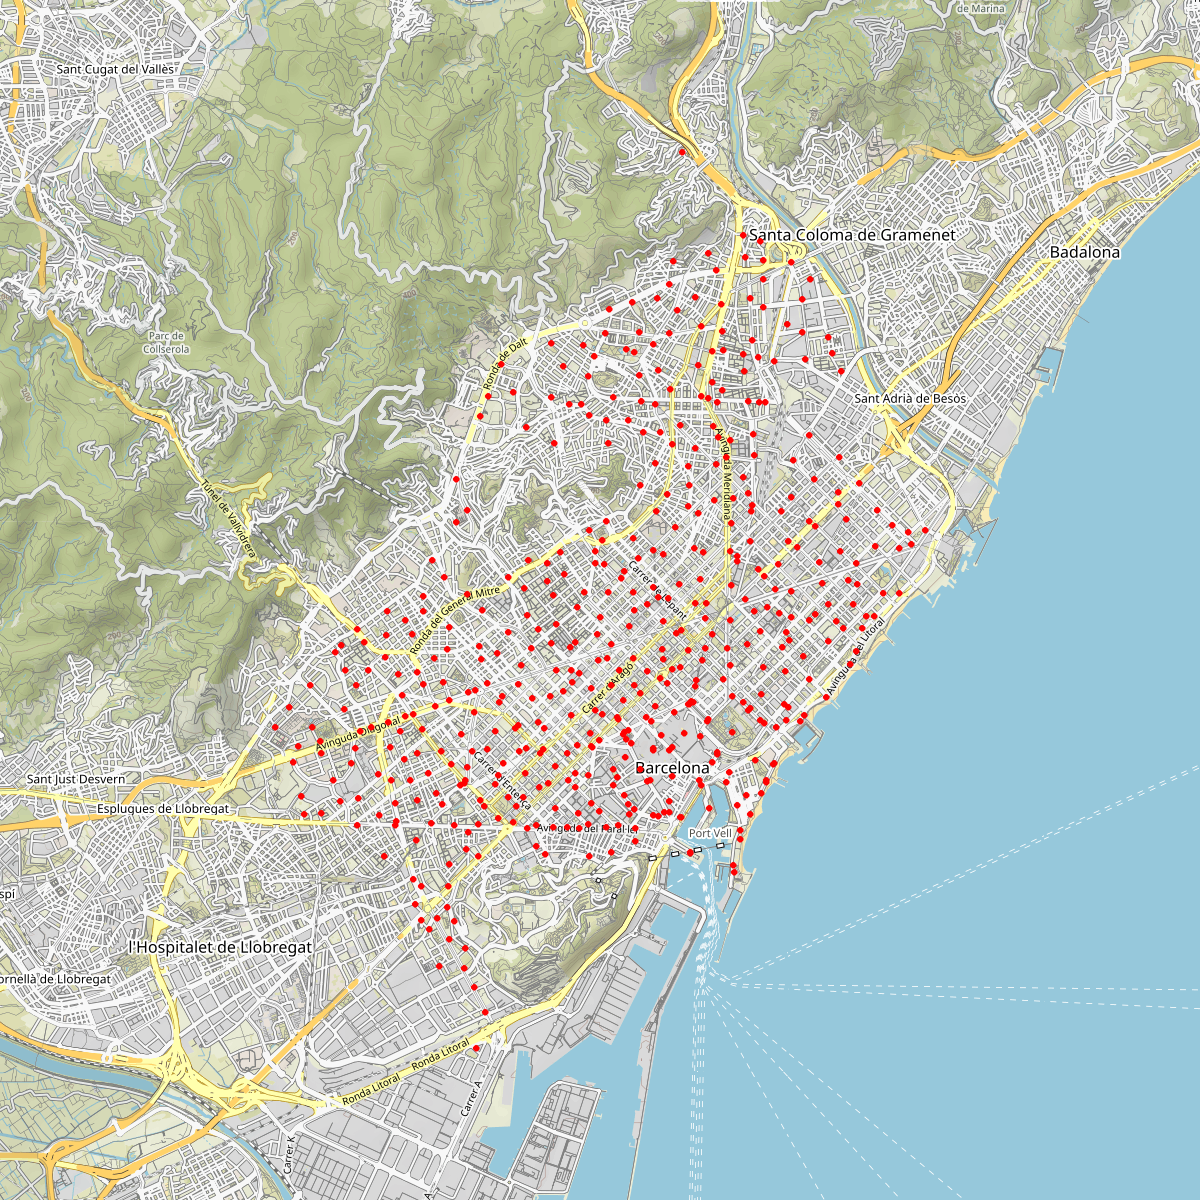

Write the Python code that produced this figure.
#!/usr/bin/python3
import csv
import pandas as pd
import json

# We use a simple library to render maps from OpenStreetMaps
# Short description here: https://github.com/komoot/staticmap/blob/master/README.md
from staticmap import StaticMap, CircleMarker

# We define the location of the csv file and the name of
# the columns we want to retrive. We ignore the other columns
url = 'https://opendata-ajuntament.barcelona.cat/data/dataset/bd2462df-6e1e-4e37-8205-a4b8e7313b84/resource/e5adca8d-98bf-42c3-9b9c-364ef0a80494/download'

# Descarreguem el fitxer json i li fem un prettify

with open (url,encoding="utf8") as fitxer:
    datos=json.load(fitxer)
fichero=open("./download.json","w")
json.dump(datos,fichero,indent=4)


# Passem el json a csv. Agafem les estacions
data_file = open("./download.csv","w",encoding="utf8")
csv_writer=csv.writer(data_file)
count=0

bicing_data = datos["data"]["stations"]
for station in bicing_data:
    if count == 0: #headers
        header=station.keys()
        csv_writer.writerow(header)
        count+=1
    csv_writer.writerow(station.values())
data_file.close()


# Read the csv file and keep only few columns
df = pd.read_csv("./download.csv", usecols=['name', 'lon', 'lat', 'address'])

# This is just for pretty printing
pd.set_option('display.max_rows', 20)
pd.set_option('display.width', 200)
print(df)

# Sort alphabetically by name of district
df.sort_values(by=['name'], inplace=True)
print(df)


# Crear un mapa amb totes les parades de bicing a Barcelona.
# Cada parada li posarem un cercle vermell
m_bcn = StaticMap(1200, 1200)
for index, row in df.iterrows():
    marker = CircleMarker((row[lon], row[lat]), 'red', 6)
    m_bcn.add_marker(marker)

# Render an image
image = m_bcn.render()
image.save('bicing.png')
